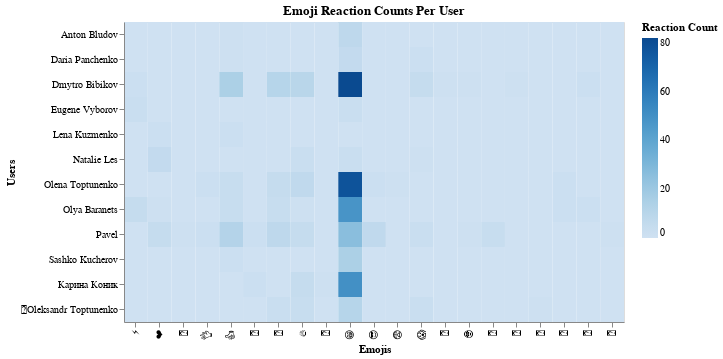

The notebook cell this image was saved under:
### Code cell
import altair as alt

# Example pivot_table-like data (convert your pivot_table to this format)
data = pivot_table.reset_index().melt(id_vars='User', var_name='Emoji', value_name='Reaction Count')

# Create heatmap
heatmap = alt.Chart(data).mark_rect().encode(
    x=alt.X('Emoji:N', title="Emojis"),  # Emojis as columns
    y=alt.Y('User:N', title="Users"),   # Users as rows
    color=alt.Color('Reaction Count:Q', scale=alt.Scale(scheme='blues'), title="Reaction Count"),  # Heatmap color scale
    tooltip=['User', 'Emoji', 'Reaction Count'],  # Hover tooltips
).properties(
    title="Emoji Reaction Counts Per User",
    width=500,  # Chart width
    height=300  # Chart height
)

heatmap.show()

### Figure 1 — Vega-Lite specification as saved in the notebook (floating-point values rounded to 4 significant figures; data arrays with more than 128 entries replaced by an {"elided": "..."} marker saying what was removed)
{"config": {"view": {"continuousWidth": 300, "continuousHeight": 300}}, "data": {"name": "data-db5bb6c8479dc6e353e7224b1e96fb1b"}, "mark": {"type": "rect"}, "encoding": {"color": {"field": "Reaction Count", "scale": {"scheme": "blues"}, "title": "Reaction Count", "type": "quantitative"}, "tooltip": [{"field": "User", "type": "nominal"}, {"field": "Emoji", "type": "nominal"}, {"field": "Reaction Count", "type": "quantitative"}], "x": {"field": "Emoji", "title": "Emojis", "type": "nominal"}, "y": {"field": "User", "title": "Users", "type": "nominal"}}, "height": 300, "title": "Emoji Reaction Counts Per User", "width": 500, "$schema": "https://vega.github.io/schema/vega-lite/v5.20.1.json", "datasets": {"data-db5bb6c8479dc6e353e7224b1e96fb1b": {"elided": "252 records"}}}
